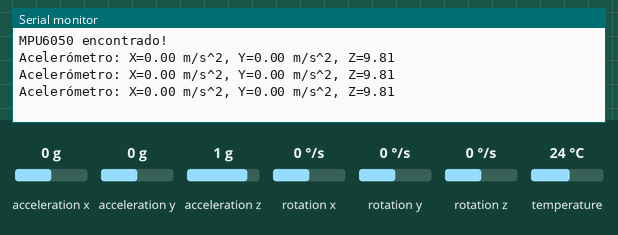
Simulated run of this sketch. Board: Arduino Uno, built with avr-gcc and run on an emulated ATmega328P. Shown: the last lines printed to the serial monitor. The inputs (shaded band) are chosen by the test bench; at power-on: acceleration x 0 g, acceleration y 0 g, acceleration z 1 g, rotation x 0 °/s, rotation y 0 °/s, rotation z 0 °/s, temperature 24 °C.

Above: at 1.3 s.
1.4 s: acceleration x set to -1.4 g
At 1.9 s:
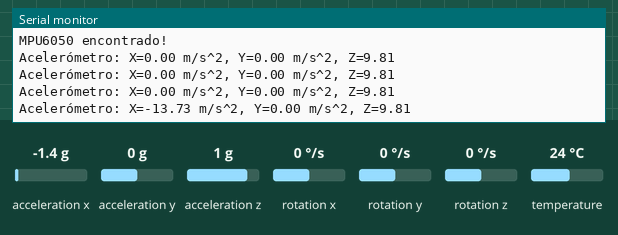
2.9 s: acceleration y set to -1.4 g
At 3.4 s:
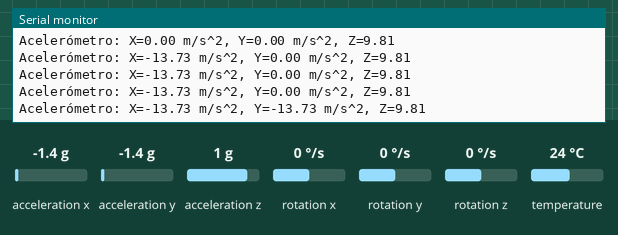
4.4 s: acceleration z set to -1.4 g
At 5.0 s:
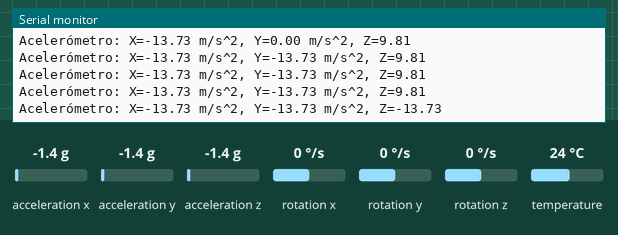

The sketch:

test_mpu6050.ino
```cpp
// Sketch de prueba para el MPU6050
#include <Wire.h>
#include <Adafruit_MPU6050.h>
#include <Adafruit_Sensor.h>

Adafruit_MPU6050 mpu;

void setup() {
  Serial.begin(115200);
  while (!Serial) {
    delay(10);
  }

  if (!mpu.begin()) {
    Serial.println("No se encontro el MPU6050 :(");
    while (1) {
      delay(10);
    }
  }

  Serial.println("MPU6050 encontrado!");
  mpu.setAccelerometerRange(MPU6050_RANGE_2_G);
  mpu.setGyroRange(MPU6050_RANGE_500_DEG);
  mpu.setFilterBandwidth(MPU6050_BAND_21_HZ);
}

void loop() {
  sensors_event_t a, g, temp;
  mpu.getEvent(&a, &g, &temp);

  Serial.print("Acelerómetro: X="); Serial.print(a.acceleration.x);
  Serial.print(" m/s^2, Y="); Serial.print(a.acceleration.y);
  Serial.print(" m/s^2, Z="); Serial.println(a.acceleration.z);

  delay(500);
}
```

Measured:
- after the input at 1.4 s, the serial monitor: prints a new line after 0.11 s (image 1)
- after the input at 2.9 s, the serial monitor: prints a new line after 0.13 s (image 2)
- after the input at 4.4 s, the serial monitor: prints a new line after 0.14 s (image 3)
